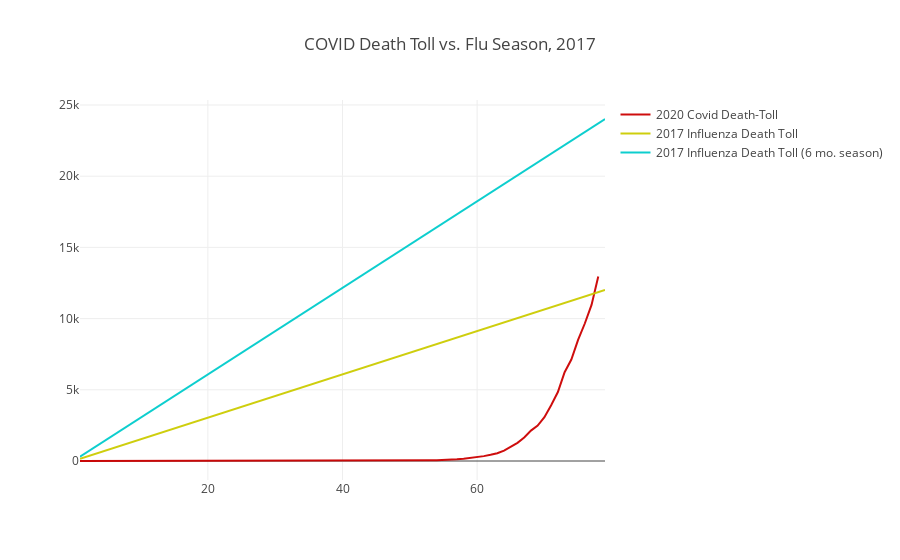

The notebook cell this image was saved under:
### Markdown cell above
## Compared to the Flu

Throughout a year like 2017, the death-toll for Influenzas and Pneumonias mounts, day to day. Here we chart that death-toll, assuming the annual deaths are evenly distributed across the year. 

But the flu-season is, as defined by the CDC, 6 months, from October through March. So we can also compare daily flu deaths and their mounting toll, over a six-month season.

Source for USA Data: [“Deaths and Mortality”, CDC](https://www.cdc.gov/nchs/fastats/deaths.htm).

### Code cell
val usa_2017_mounting_flu_toll: Vector[Int] = {
    val daily = usa_2017_Total_Deaths_IPn / 365
    (1 to curve_total_deaths.size).toVector.map( i => {
        if (i == 1) daily
        else daily + (daily * (i - 1))
    })
}

val usa_2017_mounting_flu_toll_6: Vector[Int] = {
    val daily = usa_2017_Total_Deaths_IPn / 365 * 2
    (1 to curve_total_deaths.size).toVector.map( i => {
        if (i == 1) daily
        else daily + (daily * (i - 1))
    })
}

val usa_2017_Daily_Deaths_IPn_trace = Scatter(
  (1 to curve_total_deaths.size),
  usa_2017_mounting_flu_toll,
  name = "2017 Influenza Death Toll",
  mode = ScatterMode(ScatterMode.Lines),
  marker = Marker(
    color = Color.RGBA(204, 204, 0, 0.95),
    line = Line(
      color = Color.RGBA(217, 217, 217, 1.0),
      width = 1.0
    ),
    symbol = Symbol.Circle(),
    size = 3
  )
)

val usa_2017_Daily_Deaths_IPn_6mo_trace = Scatter(
  (1 to curve_total_deaths.size),
  usa_2017_mounting_flu_toll_6,
  name = "2017 Influenza Death Toll (6 mo. season)",
  mode = ScatterMode(ScatterMode.Lines),
  marker = Marker(
    color = Color.RGBA(0, 204, 204, 0.95),
    line = Line(
      color = Color.RGBA(217, 217, 217, 1.0),
      width = 1.0
    ),
    symbol = Symbol.Circle(),
    size = 3
  )
)

val data = Seq(curve_total_deaths_trace, usa_2017_Daily_Deaths_IPn_trace, usa_2017_Daily_Deaths_IPn_6mo_trace)

val layout = Layout("COVID Death Toll vs. Flu Season, 2017")

plot(data, layout)

### Figure 1 — Plotly figure (JSON) as saved in the notebook; plotly's stock layout.template omitted (floating-point values rounded to 4 significant figures)
{"data": [{"marker": {"color": "rgba(204, 0, 0, 0.95)", "line": {"color": "rgba(217, 217, 217, 1.0)", "width": 1}, "size": 3, "symbol": "circle"}, "mode": "lines", "name": "2020 Covid Death-Toll", "type": "scatter", "x": [1, 2, 3, 4, 5, 6, 7, 8, 9, 10, 11, 12, 13, 14, 15, 16, 17, 18, 19, 20, 21, 22, 23, 24, 25, 26, 27, 28, 29, 30, 31, 32, 33, 34, 35, 36, 37, 38, 39, 40, 41, 42, 43, 44, 45, 46, 47, 48, 49, 50, 51, 52, 53, 54, 55, 56, 57, 58, 59, 60, 61, 62, 63, 64, 65, 66, 67, 68, 69, 70, 71, 72, 73, 74, 75, 76, 77, 78], "y": [0, 0, 0, 0, 0, 0, 0, 0, 0, 0, 0, 0, 0, 0, 0, 0, 0, 0, 0, 0, 0, 0, 0, 0, 0, 0, 0, 0, 0, 0, 0, 0, 0, 0, 0, 0, 0, 0, 0, 1, 3, 6, 10, 12, 12, 15, 19, 22, 26, 31, 37, 43, 50, 60, 68, 91, 116, 157, 203, 265, 343, 436, 546, 731, 990, 1275, 1649, 2134, 2486, 3073, 3911, 4841, 6232, 7121, 8499, 9655, 10959, 12956, 14827]}, {"marker": {"color": "rgba(204, 204, 0, 0.95)", "line": {"color": "rgba(217, 217, 217, 1.0)", "width": 1}, "size": 3, "symbol": "circle"}, "mode": "lines", "name": "2017 Influenza Death Toll", "type": "scatter", "x": [1, 2, 3, 4, 5, 6, 7, 8, 9, 10, 11, 12, 13, 14, 15, 16, 17, 18, 19, 20, 21, 22, 23, 24, 25, 26, 27, 28, 29, 30, 31, 32, 33, 34, 35, 36, 37, 38, 39, 40, 41, 42, 43, 44, 45, 46, 47, 48, 49, 50, 51, 52, 53, 54, 55, 56, 57, 58, 59, 60, 61, 62, 63, 64, 65, 66, 67, 68, 69, 70, 71, 72, 73, 74, 75, 76, 77, 78, 79], "y": [152, 304, 456, 608, 760, 912, 1064, 1216, 1368, 1520, 1672, 1824, 1976, 2128, 2280, 2432, 2584, 2736, 2888, 3040, 3192, 3344, 3496, 3648, 3800, 3952, 4104, 4256, 4408, 4560, 4712, 4864, 5016, 5168, 5320, 5472, 5624, 5776, 5928, 6080, 6232, 6384, 6536, 6688, 6840, 6992, 7144, 7296, 7448, 7600, 7752, 7904, 8056, 8208, 8360, 8512, 8664, 8816, 8968, 9120, 9272, 9424, 9576, 9728, 9880, 10032, 10184, 10336, 10488, 10640, 10792, 10944, 11096, 11248, 11400, 11552, 11704, 11856, 12008]}, {"marker": {"color": "rgba(0, 204, 204, 0.95)", "line": {"color": "rgba(217, 217, 217, 1.0)", "width": 1}, "size": 3, "symbol": "circle"}, "mode": "lines", "name": "2017 Influenza Death Toll (6 mo. season)", "type": "scatter", "x": [1, 2, 3, 4, 5, 6, 7, 8, 9, 10, 11, 12, 13, 14, 15, 16, 17, 18, 19, 20, 21, 22, 23, 24, 25, 26, 27, 28, 29, 30, 31, 32, 33, 34, 35, 36, 37, 38, 39, 40, 41, 42, 43, 44, 45, 46, 47, 48, 49, 50, 51, 52, 53, 54, 55, 56, 57, 58, 59, 60, 61, 62, 63, 64, 65, 66, 67, 68, 69, 70, 71, 72, 73, 74, 75, 76, 77, 78, 79], "y": [304, 608, 912, 1216, 1520, 1824, 2128, 2432, 2736, 3040, 3344, 3648, 3952, 4256, 4560, 4864, 5168, 5472, 5776, 6080, 6384, 6688, 6992, 7296, 7600, 7904, 8208, 8512, 8816, 9120, 9424, 9728, 10032, 10336, 10640, 10944, 11248, 11552, 11856, 12160, 12464, 12768, 13072, 13376, 13680, 13984, 14288, 14592, 14896, 15200, 15504, 15808, 16112, 16416, 16720, 17024, 17328, 17632, 17936, 18240, 18544, 18848, 19152, 19456, 19760, 20064, 20368, 20672, 20976, 21280, 21584, 21888, 22192, 22496, 22800, 23104, 23408, 23712, 24016]}], "layout": {"title": "COVID Death Toll vs. Flu Season, 2017"}}
